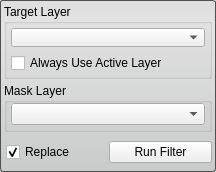
<?xml version="1.0" encoding="UTF-8"?>
<ui version="4.0">
 <class>RemoveFilterInterface</class>
 <widget class="QWidget" name="RemoveFilterInterface">
  <property name="geometry">
   <rect>
    <x>0</x>
    <y>0</y>
    <width>216</width>
    <height>172</height>
   </rect>
  </property>
  <property name="sizePolicy">
   <sizepolicy hsizetype="Preferred" vsizetype="Preferred">
    <horstretch>0</horstretch>
    <verstretch>0</verstretch>
   </sizepolicy>
  </property>
  <property name="minimumSize">
   <size>
    <width>213</width>
    <height>139</height>
   </size>
  </property>
  <property name="baseSize">
   <size>
    <width>213</width>
    <height>139</height>
   </size>
  </property>
  <property name="windowTitle">
   <string>RemoveFilter</string>
  </property>
  <property name="styleSheet">
   <string notr="true">QWidget#RemoveFilterInterface{
	border-radius: 3px;
	border: 1px solid rgb(80, 80,80);
	background-color: qlineargradient(spread:pad, x1:0.5, y1:0, x2:0.5, y2:0.960227, stop:0 rgba(221, 221, 221, 255), stop:0.155779 rgba(228, 228, 228, 255), stop:1 rgba(202, 204, 204, 255));      
}</string>
  </property>
  <layout class="QVBoxLayout" name="verticalLayout_2">
   <property name="spacing">
    <number>4</number>
   </property>
   <property name="margin">
    <number>4</number>
   </property>
   <item>
    <widget class="QGroupBox" name="target_groupbox_">
     <property name="title">
      <string>Target Layer</string>
     </property>
     <property name="alignment">
      <set>Qt::AlignLeading|Qt::AlignLeft|Qt::AlignTop</set>
     </property>
     <property name="checkable">
      <bool>false</bool>
     </property>
     <layout class="QVBoxLayout" name="verticalLayout_4">
      <property name="margin">
       <number>4</number>
      </property>
      <item>
       <widget class="QtUtils::QtDropableComboBox" name="target_layer_">
        <property name="sizePolicy">
         <sizepolicy hsizetype="Ignored" vsizetype="Fixed">
          <horstretch>0</horstretch>
          <verstretch>0</verstretch>
         </sizepolicy>
        </property>
       </widget>
      </item>
      <item>
       <widget class="QWidget" name="widget_2" native="true">
        <property name="minimumSize">
         <size>
          <width>0</width>
          <height>20</height>
         </size>
        </property>
        <layout class="QHBoxLayout" name="horizontalLayout_3">
         <property name="spacing">
          <number>0</number>
         </property>
         <property name="margin">
          <number>0</number>
         </property>
         <item>
          <widget class="QCheckBox" name="use_active_layer_">
           <property name="text">
            <string>Always Use Active Layer</string>
           </property>
          </widget>
         </item>
        </layout>
       </widget>
      </item>
     </layout>
    </widget>
   </item>
   <item>
    <widget class="QGroupBox" name="connected_to_mask_groupbox_">
     <property name="title">
      <string>Mask Layer</string>
     </property>
     <property name="alignment">
      <set>Qt::AlignLeading|Qt::AlignLeft|Qt::AlignTop</set>
     </property>
     <layout class="QVBoxLayout" name="verticalLayout_5">
      <property name="leftMargin">
       <number>4</number>
      </property>
      <property name="topMargin">
       <number>0</number>
      </property>
      <property name="rightMargin">
       <number>4</number>
      </property>
      <property name="bottomMargin">
       <number>4</number>
      </property>
      <item>
       <widget class="QtUtils::QtDropableComboBox" name="mask_layer_">
        <property name="sizePolicy">
         <sizepolicy hsizetype="Ignored" vsizetype="Fixed">
          <horstretch>0</horstretch>
          <verstretch>0</verstretch>
         </sizepolicy>
        </property>
       </widget>
      </item>
     </layout>
    </widget>
   </item>
   <item>
    <widget class="QWidget" name="replaceRunWidget" native="true">
     <property name="minimumSize">
      <size>
       <width>0</width>
       <height>32</height>
      </size>
     </property>
     <property name="maximumSize">
      <size>
       <width>16777215</width>
       <height>32</height>
      </size>
     </property>
     <layout class="QHBoxLayout" name="horizontalLayout" stretch="1,1">
      <property name="spacing">
       <number>0</number>
      </property>
      <property name="leftMargin">
       <number>2</number>
      </property>
      <property name="topMargin">
       <number>0</number>
      </property>
      <property name="rightMargin">
       <number>0</number>
      </property>
      <property name="bottomMargin">
       <number>0</number>
      </property>
      <item>
       <widget class="QCheckBox" name="replaceCheckBox">
        <property name="text">
         <string>Replace</string>
        </property>
        <property name="checked">
         <bool>true</bool>
        </property>
       </widget>
      </item>
      <item>
       <widget class="QPushButton" name="runFilterButton">
        <property name="text">
         <string>Run Filter</string>
        </property>
       </widget>
      </item>
     </layout>
    </widget>
   </item>
  </layout>
 </widget>
 <customwidgets>
  <customwidget>
   <class>QtUtils::QtDropableComboBox</class>
   <extends>QComboBox</extends>
   <header location="global">QtUtils/Widgets/QtDropableComboBox.h</header>
  </customwidget>
 </customwidgets>
 <resources/>
 <connections/>
</ui>
